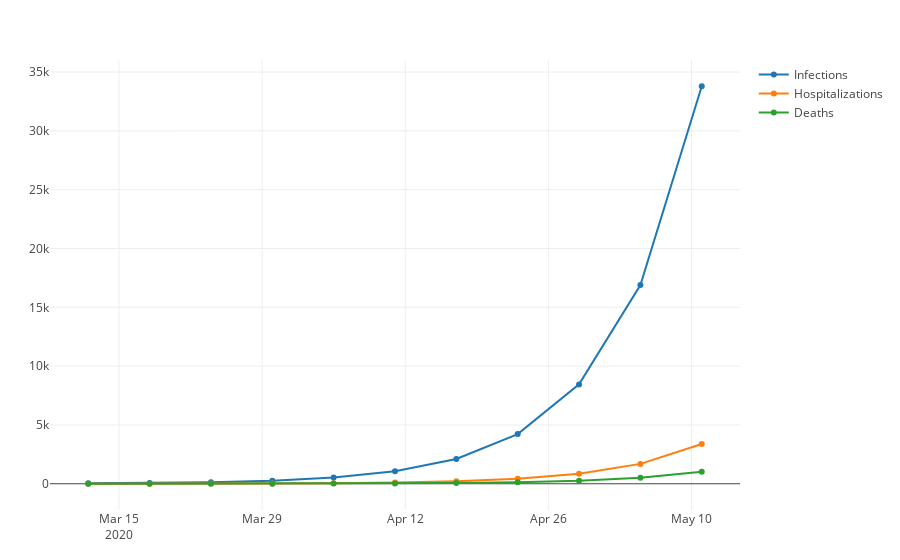

This figure's notebook cell:
### Markdown cell above
## Colorado
According to [CDPHE](https://docs.google.com/document/d/e/2PACX-1vRSxDeeJEaDxir0cCd9Sfji8ZPKzNaCPZnvRCbG63Oa1ztz4B4r7xG_wsoC9ucd_ei3--Pz7UD50yQD/pub) there are currently 33 positive cases in Colorado

### Code cell
plot_covid(Day(60), 33)

### Figure 1 — Plotly figure (JSON) as saved in the notebook; plotly's stock layout.template omitted (floating-point values rounded to 4 significant figures)
{"data": [{"name": "Infections", "type": "scatter", "x": ["2020-03-12", "2020-03-18", "2020-03-24", "2020-03-30", "2020-04-05", "2020-04-11", "2020-04-17", "2020-04-23", "2020-04-29", "2020-05-05", "2020-05-11"], "y": [33, 66, 132, 264, 528, 1056, 2112, 4224, 8448, 16896, 33792]}, {"name": "Hospitalizations", "type": "scatter", "x": ["2020-03-12", "2020-03-18", "2020-03-24", "2020-03-30", "2020-04-05", "2020-04-11", "2020-04-17", "2020-04-23", "2020-04-29", "2020-05-05", "2020-05-11"], "y": [3.3, 6.6, 13.2, 26.4, 52.8, 105.6, 211.2, 422.4, 844.8, 1690.0, 3379.0]}, {"name": "Deaths", "type": "scatter", "x": ["2020-03-12", "2020-03-18", "2020-03-24", "2020-03-30", "2020-04-05", "2020-04-11", "2020-04-17", "2020-04-23", "2020-04-29", "2020-05-05", "2020-05-11"], "y": [0.99, 1.98, 3.96, 7.92, 15.84, 31.68, 63.36, 126.7, 253.4, 506.9, 1014.0]}], "layout": {"margin": {"b": 50, "l": 50, "r": 50, "t": 60}}}
